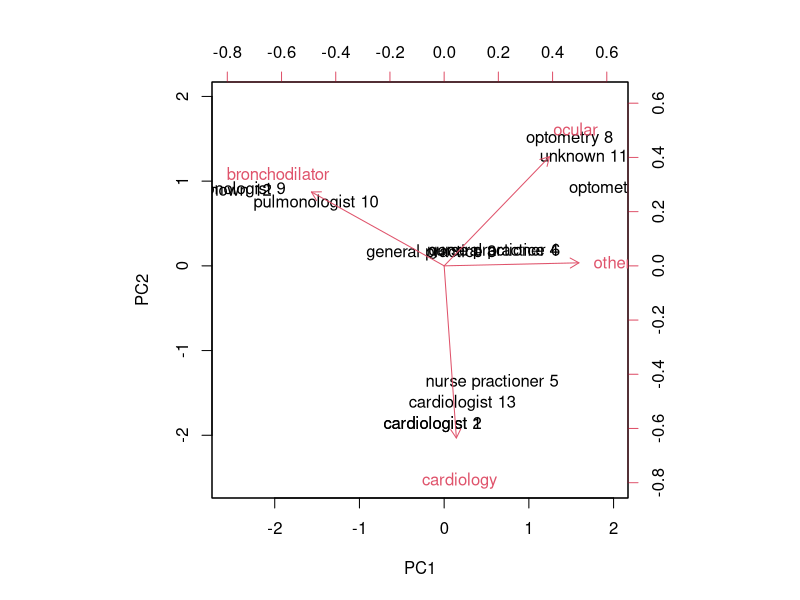
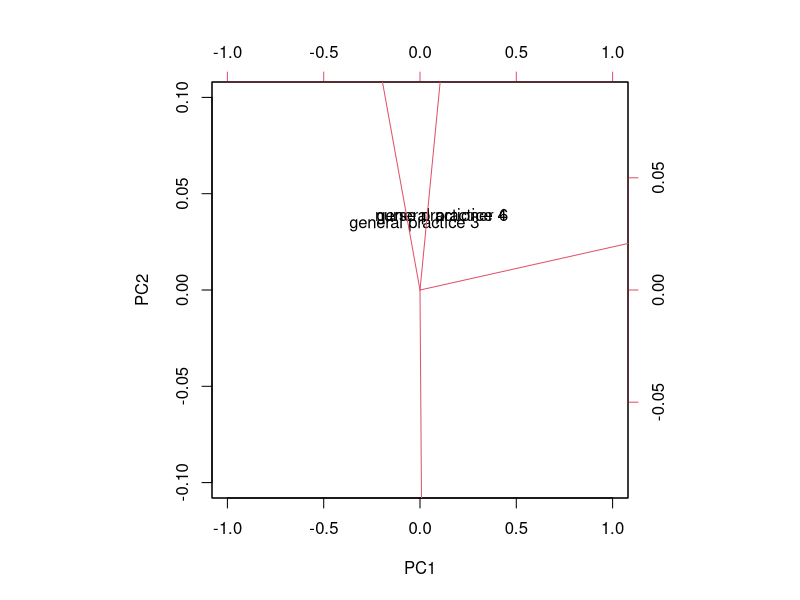
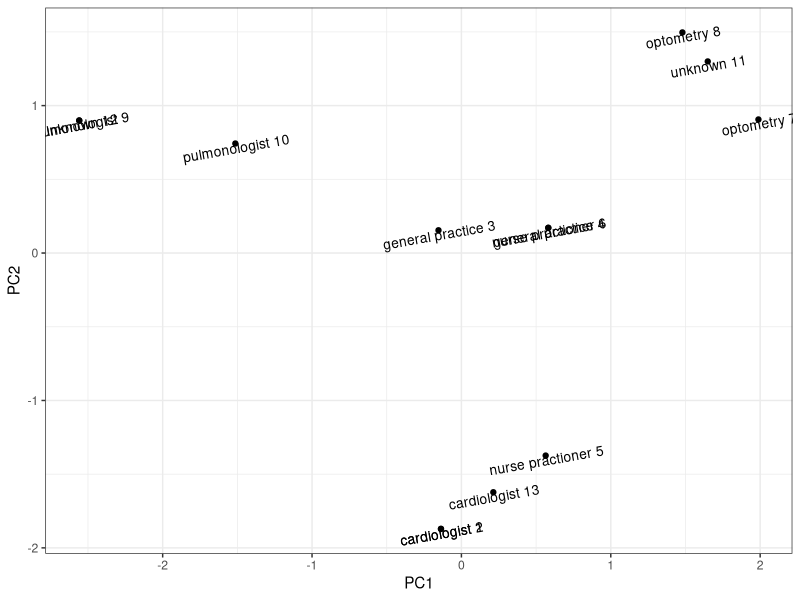

These charts were generated, in order, by the following R code:
## ---- chunk 1

#Tutorial from below
#https://www.datacamp.com/tutorial/logistic-regression-R



getwd( ) 

## ---- chunk 2

library(tidyverse)
library(caTools)
library(readr)
library(data.table)
library(openxlsx)



## ---- chunk 3


# Sample data
data <- data.frame(
  ID = c(1, 1, 2, 2, 2),
  Category = c("A", "B", "A", "B" ,"C"),
  Value = c(10, 20, 30, 40 , 50)
)

data
# Create a pivot table
pivot_table <- pivot_wider(data, id_cols = ID, names_from = Category, values_from = Value)

# Print the pivot table
print(pivot_table)



colnames(pivot_table)

## ---- chunk 4


df<-openxlsx::read.xlsx('dataset.xlsx')
datatable <- as.data.table(df)
datatable




doctor_specialty_mapping <- unique(datatable[ , .(doctor_id,specialty)] , by=c('doctor_id','specialty'))
doctor_specialty_mapping


doctor_specialty_mapping [, custom_specialty := paste(specialty,doctor_id)] 
doctor_specialty_mapping [,specialty:= NULL]
doctor_specialty_mapping

## ---- chunk 5
datatable_2 <- copy(datatable)

datatable_2 <- datatable_2 [ , .(doctor_id,specialty,therapeutic_labeling)]

datatable_2_agg <- datatable_2[ , .N , by =c('doctor_id','therapeutic_labeling')]
datatable_2_agg


#datatable_2_agg[ total_rx:=sum(N) , by='specialty']

 datatable_2_agg[, total_rx := sum(N), by = 'doctor_id']
 
 datatable_2_agg[ , rx_percentage := round((N/total_rx),1)]
 
 
 datatable_2_agg
## ---- chunk 6

datatable_2_pivot <- pivot_wider(datatable_2_agg, id_cols = doctor_id, names_from = therapeutic_labeling, values_from = rx_percentage)
datatable_2_pivot
## ---- chunk 7

index_column_length <- length(colnames(datatable_2_pivot))
setnafill(datatable_2_pivot[ ,2:index_column_length], fill=0)
datatable_2_pivot
## ---- chunk 8


datatable_3_pivot <- merge( datatable_2_pivot, doctor_specialty_mapping , on='doctor_id')





datatable_3_pivot


datatable_3_pivot.index= datatable_3_pivot$custom_specialty
datatable_3_pivot.index


datatable_4_pivot <- datatable_3_pivot %>% select(-c(doctor_id, custom_specialty))
row.names(datatable_4_pivot) <- datatable_3_pivot$custom_specialty

  
## ---- chunk 9
#calculate principal components
results <- prcomp(datatable_4_pivot, scale = TRUE)

#reverse the signs
results$rotation <- -1*results$rotation

#display principal components
results$rotation

## ---- chunk 10
#Turn off scientific notation so we can view the decimals
options(scipen=999)

#calculate total variance explained by each principal component
results$sdev^2 / sum(results$sdev^2)
## ---- chunk 11


#reverse the signs of the scores
results$x <- -1*results$x

results$x
## ---- chunk 12
class(results$x)

biplot(results, scale = 0 ) 
## ---- chunk 13

biplot(results, expand=10, xlim=c(0.0, 0.0), ylim=c(-0.1, 0.1))
## ---- chunk 14

pc_dt <- as.data.table(results$x)
pc_dt <- cbind( datatable_3_pivot$custom_specialty,pc_dt[,.(PC1,PC2)])
pc_dt
## ---- chunk 15
#Just graphing the principal component values for samples

ggplot(pc_dt, aes(x=PC1, y=PC2)) +
  geom_point() +
  geom_text(label=pc_dt$V1 ,angle = 10 , vjust=1 ,size=3.5) + theme_bw()
